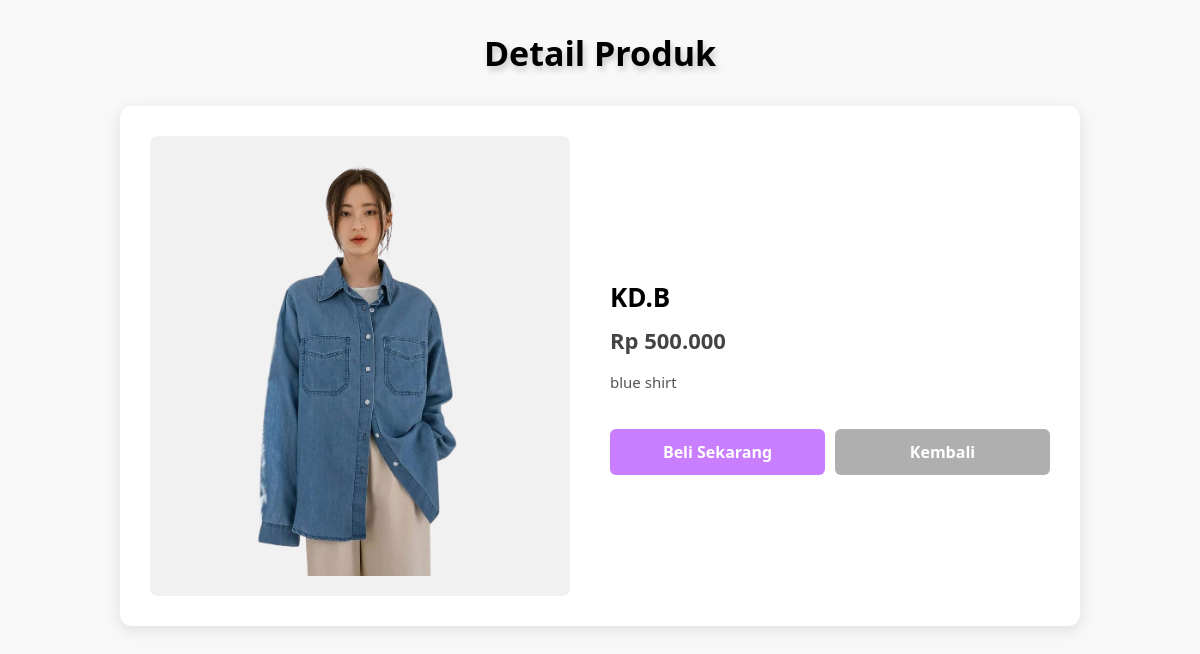
The app's page /detailProduct.php?id=9 with its own data.
### tables this page shows
CREATE TABLE `product` (
  `id_barang` int(100) NOT NULL,
  `nama_barang` varchar(50) NOT NULL,
  `harga_barang` varchar(50) NOT NULL,
  `image` varchar(255) NOT NULL,
  `deskripsi` text NOT NULL,
  `stok` int(100) NOT NULL
);

### detailProduct.php (the view, shortened to what this page needs)
<?php
include 'koneksi.php';
$id = $_GET['id'];
$query = "SELECT * FROM product WHERE id_barang = $id";
$result = mysqli_query($koneksi, $query);
$produk = mysqli_fetch_assoc($result);
?>
<!DOCTYPE html>
<html lang="id">
<head>
<link rel="stylesheet" href="admin/daftar-manaj/produk.css">
</head>
<body>
<h1>Detail Produk</h1>
<div class="detail-container">
    <img src="admin/image/<?= htmlspecialchars($produk['image']) ?>" alt="<?= htmlspecialchars($produk['nama_barang']) ?>" class="detail-img">
    <div class="detail-info">
        <h2><?= htmlspecialchars($produk['nama_barang']) ?></h2>
        <div class="harga">Rp <?= number_format($produk['harga_barang'], 0, ',', '.') ?></div>
        <p><?= htmlspecialchars($produk['deskripsi']) ?></p>
       <div class="button-group">
            <?php if (isset($_SESSION['username'])): ?>
                <a href="formPemesanan.php?id=<?= $produk['id_barang'] ?>" class="buy-button">Beli Sekarang</a>
            <?php else: ?>
                <a href="sign-in.php" class="buy-button" onclick="return confirm('Silakan login terlebih dahulu untuk memesan produk.');">Beli Sekarang</a>
            <?php endif; ?>
            <a href="produk.php" class="buy-button" style="background-color: #10101055;">Kembali</a>
        </div>
    </div>
</div>
</body>
</html>

### admin/daftar-manaj/produk.css (style rules this page uses)
body { margin: 0; height: 0; }
h1 { margin: 45px 0 20px 80px; font-size: 33px; text-shadow: 2px 5px 5px rgba(0, 0, 0, 0.5); text-align: center; }
h2 { font-size: 30px; font-weight: 700; margin-bottom: 30px; }
.buy-button { margin-top: 10px; padding: 8px 16px; background-color: #c97eff; color: white; border: none; border-radius: 5px; font-weight: bold; cursor: pointer; text-decoration: none; transition: background-color 0.3s; text-align: center; }
body { font-family: "Segoe UI", sans-serif; background-color: #f8f8f8; margin: 0; padding: 0; }
h1 { text-align: center; margin: 30px 0; font-size: 34px; text-shadow: 2px 4px 6px rgba(0, 0, 0, 0.2); }
.detail-container { display: flex; justify-content: center; align-items: center; gap: 40px; background: white; padding: 30px; max-width: 900px; margin: auto; border-radius: 12px; box-shadow: 0 4px 15px rgba(0, 0, 0, 0.1); }
.detail-img { width: 380px; height: 420px; object-fit: contain; background-color: #f1f1f1; border-radius: 8px; padding: 20px; }
.detail-info { flex: 1; }
.detail-info h2 { font-size: 26px; margin-bottom: 10px; }
.harga { font-size: 22px; font-weight: bold; margin-bottom: 15px; color: #444; }
.detail-info p { font-size: 15px; line-height: 1.6; margin-bottom: 25px; color: #555; }
.button-group { display: flex; gap: 10px; margin-top: 15px; }
.buy-button { flex: 1; text-align: center; padding: 12px 0; border-radius: 6px; font-weight: bold; text-decoration: none; transition: all 0.3s ease; background-color: #c97eff; color: white; }

### records on screen
product: image (picture), nama_barang "KD.B", harga_barang "500.000", deskripsi "blue shirt"
